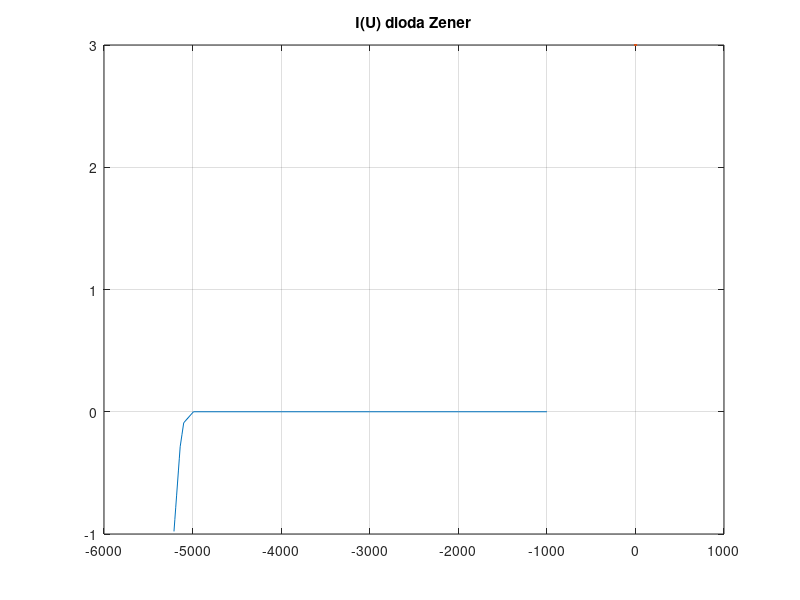

MATLAB code for this plot:
i = [0, 0, 0, 0, 0, -0.0902, -0.188, - 0.286, - 0.385, - 0.484, - 0.583, - 0.682, - 0.781, - 0.88, - 0.979];
u = [- 1000, - 2000, - 3000, - 4000, - 4990, - 5100, - 5120, - 5140, - 5150, - 5160, -5170, -5180, -5190, -5200, -5210];

figure(1)
plot(u,i, LineWidth= 3)
title("I(U) dioda Zener")
grid ON